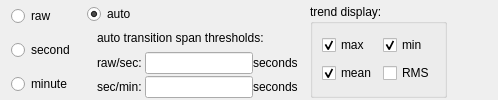
           <widget class="QWidget" name="trendTab">
            <attribute name="title">
             <string>trend</string>
            </attribute>
            <layout class="QHBoxLayout" name="horizontalLayout_21">
             <property name="spacing">
              <number>12</number>
             </property>
             <property name="topMargin">
              <number>4</number>
             </property>
             <property name="bottomMargin">
              <number>2</number>
             </property>
             <item>
              <layout class="QVBoxLayout" name="verticalLayout_2">
               <item>
                <widget class="QRadioButton" name="trendRawSelect">
                 <property name="toolTip">
                  <string>display raw data only</string>
                 </property>
                 <property name="text">
                  <string>raw</string>
                 </property>
                </widget>
               </item>
               <item>
                <widget class="QRadioButton" name="trendSecSelect">
                 <property name="toolTip">
                  <string>display second trend data only</string>
                 </property>
                 <property name="text">
                  <string>second</string>
                 </property>
                </widget>
               </item>
               <item>
                <widget class="QRadioButton" name="trendMinSelect">
                 <property name="toolTip">
                  <string>display minute trend data only</string>
                 </property>
                 <property name="text">
                  <string>minute</string>
                 </property>
                </widget>
               </item>
              </layout>
             </item>
             <item>
              <layout class="QVBoxLayout" name="verticalLayout_10">
               <property name="spacing">
                <number>0</number>
               </property>
               <property name="leftMargin">
                <number>0</number>
               </property>
               <item>
                <widget class="QRadioButton" name="trendAutoSelect">
                 <property name="toolTip">
                  <string>auto switch trend based on span</string>
                 </property>
                 <property name="text">
                  <string>auto</string>
                 </property>
                 <property name="checked">
                  <bool>true</bool>
                 </property>
                </widget>
               </item>
               <item>
                <layout class="QHBoxLayout" name="horizontalLayout_24">
                 <property name="spacing">
                  <number>0</number>
                 </property>
                 <property name="leftMargin">
                  <number>10</number>
                 </property>
                 <item>
                  <widget class="QFrame" name="trendThreshGroup">
                   <property name="maximumSize">
                    <size>
                     <width>2200</width>
                     <height>16777215</height>
                    </size>
                   </property>
                   <property name="styleSheet">
                    <string notr="true"/>
                   </property>
                   <property name="frameShape">
                    <enum>QFrame::NoFrame</enum>
                   </property>
                   <layout class="QVBoxLayout" name="verticalLayout_7">
                    <property name="spacing">
                     <number>0</number>
                    </property>
                    <property name="leftMargin">
                     <number>0</number>
                    </property>
                    <property name="topMargin">
                     <number>0</number>
                    </property>
                    <property name="rightMargin">
                     <number>0</number>
                    </property>
                    <property name="bottomMargin">
                     <number>0</number>
                    </property>
                    <item>
                     <widget class="QLabel" name="label_12">
                      <property name="text">
                       <string>auto transition span thresholds:</string>
                      </property>
                      <property name="margin">
                       <number>0</number>
                      </property>
                      <property name="indent">
                       <number>-1</number>
                      </property>
                     </widget>
                    </item>
                    <item>
                     <layout class="QFormLayout" name="formLayout_5">
                      <property name="sizeConstraint">
                       <enum>QLayout::SetDefaultConstraint</enum>
                      </property>
                      <property name="labelAlignment">
                       <set>Qt::AlignRight|Qt::AlignTrailing|Qt::AlignVCenter</set>
                      </property>
                      <property name="horizontalSpacing">
                       <number>3</number>
                      </property>
                      <property name="verticalSpacing">
                       <number>2</number>
                      </property>
                      <item row="1" column="0">
                       <widget class="QLabel" name="label_13">
                        <property name="text">
                         <string>raw/sec:</string>
                        </property>
                       </widget>
                      </item>
                      <item row="2" column="0">
                       <widget class="QLabel" name="label_14">
                        <property name="text">
                         <string>sec/min:</string>
                        </property>
                       </widget>
                      </item>
                      <item row="1" column="1">
                       <layout class="QHBoxLayout" name="horizontalLayout_5">
                        <item>
                         <widget class="QLineEdit" name="trendRawSecThresh">
                          <property name="sizePolicy">
                           <sizepolicy hsizetype="Minimum" vsizetype="Minimum">
                            <horstretch>0</horstretch>
                            <verstretch>0</verstretch>
                           </sizepolicy>
                          </property>
                         </widget>
                        </item>
                        <item>
                         <widget class="QLabel" name="label_8">
                          <property name="text">
                           <string>seconds</string>
                          </property>
                         </widget>
                        </item>
                       </layout>
                      </item>
                      <item row="2" column="1">
                       <layout class="QHBoxLayout" name="horizontalLayout_15">
                        <item>
                         <widget class="QLineEdit" name="trendSecMinThresh">
                          <property name="sizePolicy">
                           <sizepolicy hsizetype="Minimum" vsizetype="Minimum">
                            <horstretch>0</horstretch>
                            <verstretch>0</verstretch>
                           </sizepolicy>
                          </property>
                         </widget>
                        </item>
                        <item>
                         <widget class="QLabel" name="label_9">
                          <property name="text">
                           <string>seconds</string>
                          </property>
                         </widget>
                        </item>
                       </layout>
                      </item>
                     </layout>
                    </item>
                   </layout>
                  </widget>
                 </item>
                </layout>
               </item>
              </layout>
             </item>
             <item>
              <widget class="QGroupBox" name="groupBox">
               <property name="toolTip">
                <string>which trends will be displayed</string>
               </property>
               <property name="title">
                <string>trend display:</string>
               </property>
               <layout class="QHBoxLayout" name="horiz_layout_trend">
                <item>
                 <layout class="QVBoxLayout" name="verticalLayout_8">
                  <item>
                   <widget class="QCheckBox" name="trendMaxVisibility">
                    <property name="text">
                     <string>max</string>
                    </property>
                    <property name="checked">
                     <bool>true</bool>
                    </property>
                   </widget>
                  </item>
                  <item>
                   <widget class="QCheckBox" name="trendMeanVisibility">
                    <property name="text">
                     <string>mean</string>
                    </property>
                    <property name="checked">
                     <bool>true</bool>
                    </property>
                   </widget>
                  </item>
                 </layout>
                </item>
                <item>
                 <layout class="QVBoxLayout" name="verticalLayout_8x">
                  <item>
                   <widget class="QCheckBox" name="trendMinVisibility">
                    <property name="text">
                     <string>min</string>
                    </property>
                    <property name="checked">
                     <bool>true</bool>
                    </property>
                   </widget>
                  </item>
                  <item>
                   <widget class="QCheckBox" name="trendRmsVisibility">
                    <property name="text">
                     <string>RMS</string>
                    </property>
                    <property name="checked">
                     <bool>false</bool>
                    </property>
                   </widget>
                  </item>
                 </layout>
                </item>
               </layout>
              </widget>
             </item>
             <item>
              <spacer name="horizontalSpacer_4">
               <property name="orientation">
                <enum>Qt::Horizontal</enum>
               </property>
               <property name="sizeHint" stdset="0">
                <size>
                 <width>40</width>
                 <height>20</height>
                </size>
               </property>
              </spacer>
             </item>
            </layout>
           </widget>
